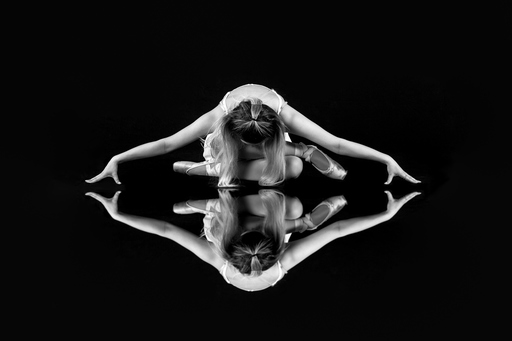
//> input picture ComputerVision-openCV/Sym/resources/f.jpg, 512 x 341 px
$ ./Symmetry   (built with g++ and OpenCV 4)
//> lines starting //> are read from the running program, lines starting //| are printed output that depends on the picture
### Nouveau dossier/ComputerVision.h
#pragma once
#include <opencv2/opencv.hpp>

class ComputerVision
{
public:
    ComputerVision();
    void drawWindow(cv::Mat* lFrame, cv::Mat* rFrame, std::string windowName);
    void detectComputePoints(cv::Ptr<cv::ORB> orb, cv::Mat* lFrame, cv::Mat* rFrame);
    std::vector<cv::Point2f> purgePoints(std::vector<cv::Point2f>& points, std::vector<uchar>& status);
    cv::Scalar lineColor;
    cv::Scalar pointColor;
    cv::Scalar roiColor;
    std::vector<cv::KeyPoint> lKeyPts;
    std::vector<cv::KeyPoint> rKeyPts;
    std::vector<cv::DMatch>validFeatures;
    cv::Mat leftDesc;
    cv::Mat rightDesc;
    float distanceValue;
    std::vector<cv::Point2f> roiPoints;
    int minPointsSize;
private:
};

### Nouveau dossier/ComputerVision.cpp
#include "ComputerVision.h"

using namespace cv;

ComputerVision::ComputerVision() : lineColor(0,0,255), pointColor(0, 255, 255), roiColor(0, 255, 0), distanceValue(0.6), minPointsSize(4)
{
}

void ComputerVision::drawWindow(cv::Mat* lFrame, cv::Mat* rFrame, std::string windowName)
{
	cv::Mat resultImage;
	//std::cout << "lKeyPts : " << lKeyPts.size() << " rKeyPts : " << rKeyPts.size() << std::endl;
	//std::cout << "targetFrame : " << (*targetFrame).size() << " inputFrame : " << (*inputFrame).size() << std::endl;
	//std::cout << "validFeatures : " << validFeatures.size() << std::endl;
	cv::drawMatches(*lFrame, lKeyPts, *rFrame, rKeyPts, validFeatures, resultImage);
	cv::imshow(windowName, resultImage);
}

void ComputerVision::detectComputePoints(cv::Ptr<cv::ORB> orb, cv::Mat* lFrame, cv::Mat* rFrame)
{

	orb->detect(*lFrame, lKeyPts);
	orb->compute(*lFrame, lKeyPts, leftDesc);
	orb->detect(*rFrame, rKeyPts);
	orb->compute(*rFrame, rKeyPts, rightDesc);

	cv::Ptr<cv::BFMatcher> bfmMatcher = cv::BFMatcher::create();
	std::vector<std::vector<cv::DMatch>> matrixOfMatches;
	bfmMatcher->knnMatch(leftDesc, rightDesc, matrixOfMatches, 2);

	validFeatures.clear();//IMPORTANT :'(

	for (int i = 0; i < matrixOfMatches.size(); ++i) {
		std::vector<cv::DMatch> match = matrixOfMatches[i];
		if (match[0].distance < distanceValue * match[1].distance) {
			validFeatures.push_back(match[0]);
		}
	}
}

### Nouveau dossier/Symmetry.cpp
// Disparity.cpp : This file contains the 'main' function. Program execution begins and ends there.
//
#include <opencv2/opencv.hpp>
#include "ComputerVision.h"

#include <iostream>
#include <string>
#include "Symmetry.h"

using namespace cv;
using namespace std;

ComputerVision CVengine;

int main(int argc, char** argv)
{
	std::string windowName = "prout";
	bool BnWInputs = true;
	CVengine.distanceValue = 0.7;
	CVengine.minPointsSize = 8;

	// Chargement des images
	Mat image = imread("./resources/f.jpg", 1);
//> image is the input picture: 341 rows x 512 cols, CV_8UC3; min 0, max 255, mean 23

	if (image.empty()) // On test si notre vid閛 est lue correctement
	{
		cout << "Could not open or find the image" << endl;
		system("pause");
		return -1;
	}

	cv::Ptr<cv::ORB> orb = ORB::create(1000);//team classic shit


	cv::Mat lFrame;
	cv::Mat rFrame;

	if (BnWInputs) {
		cv::cvtColor(image, lFrame, COLOR_BGR2GRAY);
	}
	else {
		lFrame = image.clone();
	}

	cv::flip(lFrame, rFrame, 1);
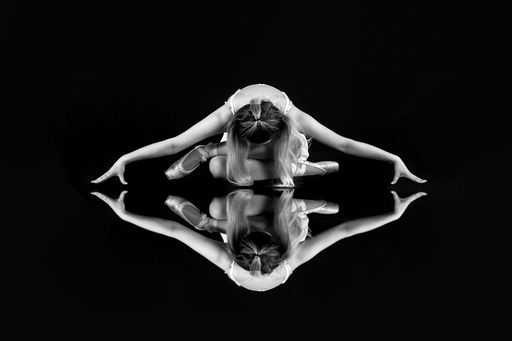
//> rFrame: 341 rows x 512 cols, CV_8UC1; min 0, max 255, mean 23

	CVengine.detectComputePoints(orb, &lFrame, &rFrame);
//> in detectComputePoints, `orb->detect(*lFrame, lKeyPts);`: lKeyPts = 1000 keypoints; strongest (x, y, size): (290, 140, 31), (203, 160, 31), (203, 215, 31), (289, 139, 37.2)
//> in detectComputePoints, `orb->detect(*rFrame, rKeyPts);`: rKeyPts = 1000 keypoints; strongest (x, y, size): (221, 140, 31), (308, 160, 31), (308, 215, 31), (222, 139, 37.2)
//> in detectComputePoints, `bfmMatcher->knnMatch(leftDesc, rightDesc, matrixOfMatches, 2);`: matrixOfMatches = 1000 matches
//> after the loop in detectComputePoints, `for (int i = 0; i < matrixOfMatches.size(); ++i)`: validFeatures = 271 matches

	CVengine.drawWindow(&lFrame, &rFrame, windowName);
//> in drawWindow, `cv::drawMatches(*lFrame, lKeyPts, *rFrame, rKeyPts, validFeatures, res..`:
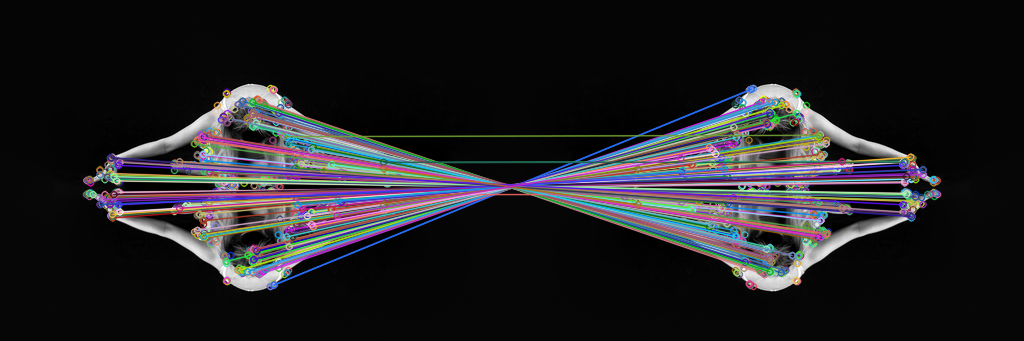
//> resultImage: 341 rows x 1024 cols, CV_8UC3; mean B, G, R 35.4, 32.6, 33.2

	cv::waitKey(0);
	return 0;
}

$ run again, with ComputerVision-openCV/Sym/resources/image3.jpg copied over ComputerVision-openCV/Sym/resources/f.jpg
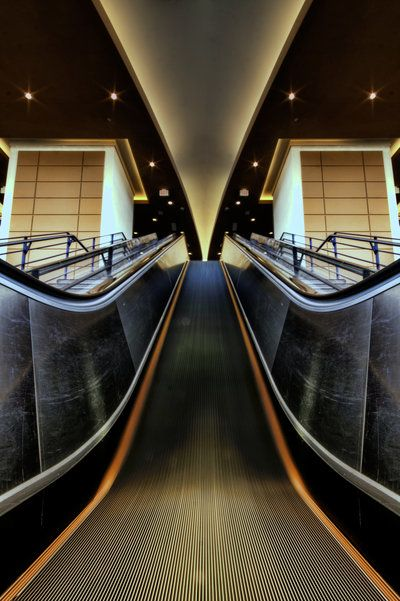
//> input picture ComputerVision-openCV/Sym/resources/image3.jpg, 400 x 601 px
//> image is the input picture: 601 rows x 400 cols, CV_8UC3; mean B, G, R 51.5, 65.1, 72.7
//> `cv::flip(lFrame, rFrame, 1);`:
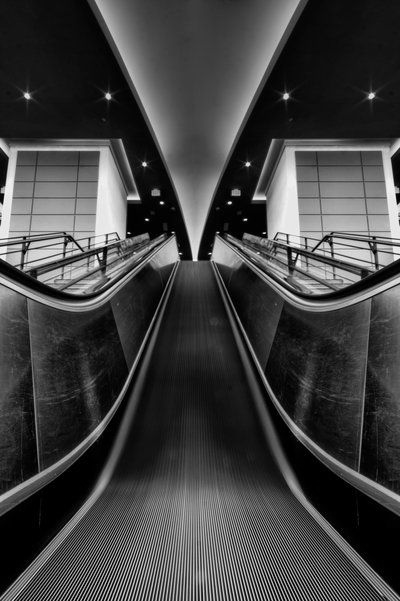
//> rFrame: 601 rows x 400 cols, CV_8UC1; min 0, max 253, mean 65.8
//> lKeyPts = 1000 keypoints; strongest (x, y, size): (298, 254, 31), (256, 164, 31), (304, 257, 31), (151, 165, 31)
//> rKeyPts = 1000 keypoints; strongest (x, y, size): (101, 254, 31), (143, 164, 31), (95, 257, 31), (248, 165, 31)
//> matrixOfMatches = 1000 matches
//> after the loop in detectComputePoints, `for (int i = 0; i < matrixOfMatches.size(); ++i)`: validFeatures = 333 matches
//> in drawWindow, `cv::drawMatches(*lFrame, lKeyPts, *rFrame, rKeyPts, validFeatures, res..`:
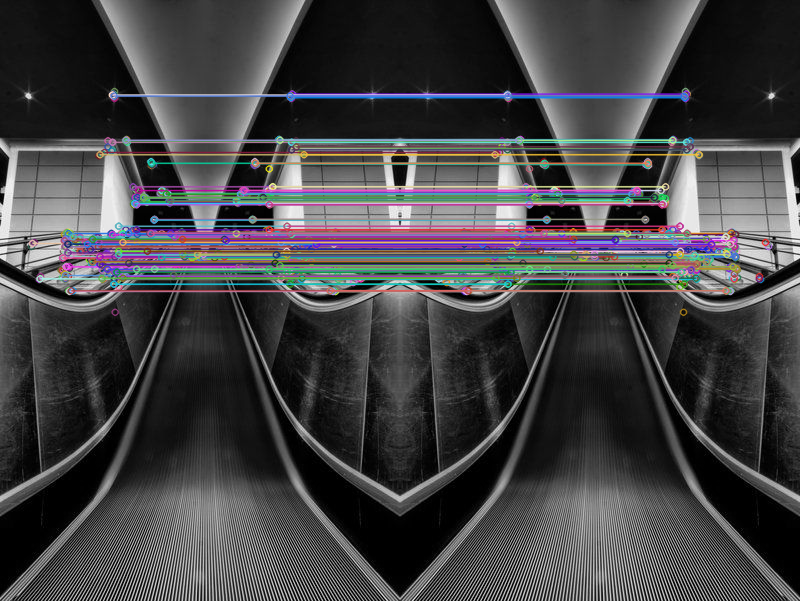
//> resultImage: 601 rows x 800 cols, CV_8UC3; mean B, G, R 69.3, 67.5, 68.1
